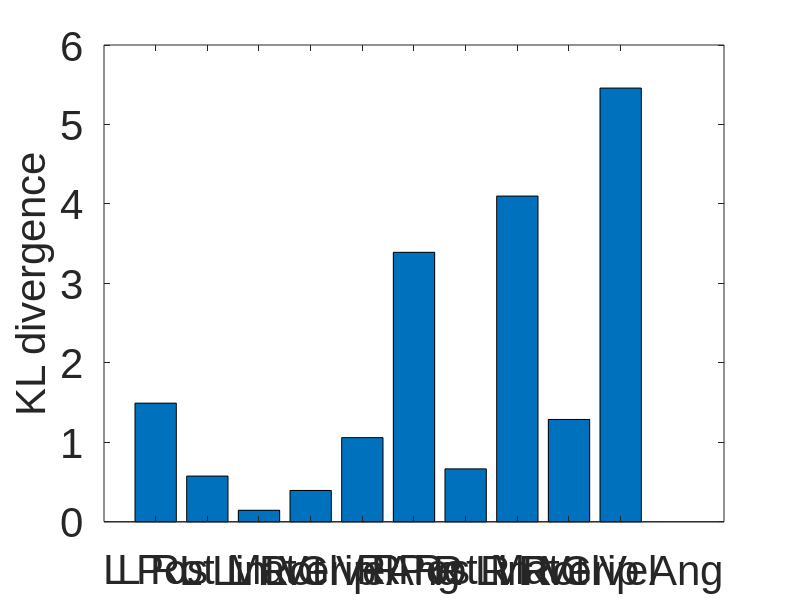

The MATLAB source for this figure: (Note: this script raises an error after producing the figure.)
% Kay Hutchinson 2/16/2021
% Executional Error Analysis of JIGSAWS dataset - suturing

% -------------------------------------------------------------------------
% DATA --------------------------------------------------------------------
% Create the *.mat file containing kinematic data, subject, and label
% Only need to run once,                    creates "all_data_suturing.mat"
%{
% organized by gesture where each gesture is a 1x3 cell
% containing the kinematic data, the subject, and a nor/err label

% directories
transcriptionDir = 'C:\Users\Student\Documents\UVA Files\Grad\Research\JIGSAWS Dataset\Suturing\Suturing\transcriptions';
kinematicDir = 'C:\Users\Student\Documents\UVA Files\Grad\Research\JIGSAWS Dataset\Suturing\Suturing\kinematics\AllGestures';
labelDir = 'C:\Users\Student\Documents\UVA Files\Grad\Research\IJCARS Paper\Consensus_error_labels_suturing';

% gets all csv files in struct
labelFiles = dir(fullfile(labelDir,'*.csv')); %gets all csv files in struct

% gesture cell arrays
G1 = cell(1, 3);  G1i = 1;      G2 = cell(1, 3);  G2i = 1;      G3 = cell(1, 3);  G3i = 1;
G4 = cell(1, 3);  G4i = 1;      G5 = cell(1, 3);  G5i = 1;      G6 = cell(1, 3);  G6i = 1;
G7 = cell(1, 3);  G7i = 1;      G8 = cell(1, 3);  G8i = 1;      G9 = cell(1, 3);  G9i = 1;
G10 = cell(1, 3);  G10i = 1;    G11 = cell(1, 3);  G11i = 1;    G12 = cell(1, 3);  G12i = 1;
G13 = cell(1, 3);  G13i = 1;    G14 = cell(1, 3);  G14i = 1;    G15 = cell(1, 3);  G15i = 1;

% for each gesture
for k = 1:length(labelFiles)
  baseFileName = labelFiles(k).name;
  gesture = split(baseFileName, "_");
  gesture = gesture{3}(1:2);
  
  fulllabelFileName = fullfile(labelDir, baseFileName);
  fprintf(1, 'Now reading %s\n', fulllabelFileName);
  
  fid=fopen(fulllabelFileName,'r');
  fgetl(fid);
  while(~feof(fid))
      % read line
      temp = fgetl(fid);
      row = strsplit(temp, ",");
      row2 = strsplit(row{2}, "/");
      data = row{2};
      endIndexes = regexp(row2{10}, "_");
      endIndex = endIndexes(2)-1;
      
      % use subject and trial to find kinematic file
      kinematicFileName = row2{10}(1:endIndex) + ".txt";
      fullkinematicFileName = fullfile(kinematicDir, kinematicFileName);
      kinematics = importdata(fullkinematicFileName);
      
      % extract task, subject, trial, and start and stop frames
      data = split(row2{10}, "_");
      task = data{1};
      subject = data{2}(1);
      trial = data{2}(2:4);
      startFrame = str2double(data{3});
      stopFrame = split(data{4}, ".");
      stopFrame = str2double(stopFrame(1));
      
      if row{3} == '1'
          label = 'err';
      else
          label = 'nor';
      end
      
      % fill in cell arrays for each gesture
      if gesture == "G1"
          G1{G1i,1} = kinematics(startFrame:stopFrame, :);
          G1{G1i,2} = subject;
          G1{G1i,3} = label;
          G1i = G1i+1;
      end
      if gesture == "G2"
          G2{G2i,1} = kinematics(startFrame:stopFrame, :);
          G2{G2i,2} = subject;
          G2{G2i,3} = label;
          G2i = G2i+1;
      end
      if gesture == "G3"
          G3{G3i,1} = kinematics(startFrame:stopFrame, :);
          G3{G3i,2} = subject;
          G3{G3i,3} = label;
          G3i = G3i+1;
      end
      if gesture == "G4"
          G4{G4i,1} = kinematics(startFrame:stopFrame, :);
          G4{G4i,2} = subject;
          G4{G4i,3} = label;
          G4i = G4i+1;
      end
      if gesture == "G5"
          G5{G5i,1} = kinematics(startFrame:stopFrame, :);
          G5{G5i,2} = subject;
          G5{G5i,3} = label;
          G5i = G5i+1;
      end
      if gesture == "G6"
          G6{G6i,1} = kinematics(startFrame:stopFrame, :);
          G6{G6i,2} = subject;
          G6{G6i,3} = label;
          G6i = G6i+1;
      end
      if gesture == "G7"
          G7{G7i,1} = kinematics(startFrame:stopFrame, :);
          G7{G7i,2} = subject;
          G7{G7i,3} = label;
          G7i = G7i+1;
      end
      if gesture == "G8"
          G8{G8i,1} = kinematics(startFrame:stopFrame, :);
          G8{G8i,2} = subject;
          G8{G8i,3} = label;
          G8i = G8i+1;
      end
      if gesture == "G9"
          G9{G9i,1} = kinematics(startFrame:stopFrame, :);
          G9{G9i,2} = subject;
          G9{G9i,3} = label;
          G9i = G9i+1;
      end
      if gesture == "G10"
          G10{G10i,1} = kinematics(startFrame:stopFrame, :);
          G10{G10i,2} = subject;
          G10{G10i,3} = label;
          G10i = G10i+1;
      end
      if gesture == "G11"
          G11{G11i,1} = kinematics(startFrame:stopFrame, :);
          G11{G11i,2} = subject;
          G11{G11i,3} = label;
          G11i = G11i+1;
      end
      if gesture == "G12"
          G12{G12i,1} = kinematics(startFrame:stopFrame, :);
          G12{G12i,2} = subject;
          G12{G12i,3} = label;
          G12i = G12i+1;
      end
      if gesture == "G13"
          G13{G13i,1} = kinematics(startFrame:stopFrame, :);
          G13{G13i,2} = subject;
          G13{G13i,3} = label;
          G13i = G13i+1;
      end
      if gesture == "G14"
          G14{G14i,1} = kinematics(startFrame:stopFrame, :);
          G14{G14i,2} = subject;
          G14{G14i,3} = label;
          G14i = G14i+1;
      end
      if gesture == "G15"
          G15{G15i,1} = kinematics(startFrame:stopFrame, :);
          G15{G15i,2} = subject;
          G15{G15i,3} = label;
          G15i = G15i+1;
      end
      
      
  end
  
  fclose(fid);
  fprintf(1, 'Finished gesture %s\n', gesture);
  
end

% save as .mat file
save("all_data_suturing.mat", "G1", "G2", "G3", "G4", "G5", "G6", "G7", "G8", "G9", "G10", "G11", "G12", "G13", "G14", "G15")
%}
% -------------------------------------------------------------------------


% -------------------------------------------------------------------------
% DTW ---------------------------------------------------------------------
% Create *.mat file containing dtw for each gesture
% Only need to run once,                creates "all_data_suturing_dtw.mat"
%{
% Load *.mat file of all task data
all_data = load("all_data_suturing.mat");

G_all=cell(1,8);
G_all{1}=all_data.G1; G_all{2}=all_data.G2; G_all{3}=all_data.G3;
G_all{4}=all_data.G4; G_all{5}=all_data.G5; G_all{6}=all_data.G6;
G_all{7}=all_data.G8; G_all{8}=all_data.G9; 

% DTW multivariate
G_all_dtw_m=multivariDTW(G_all);
save('all_data_suturing_dtw.mat','G_all_dtw_m');
%}
% -------------------------------------------------------------------------


% -------------------------------------------------------------------------
% KL ----------------------------------------------------------------------
% Analyze data
% Create *.mat file containing KL divergences
% Only need to run once,                          creates "KL_suturing.mat"
%{
% Load .mat file with dtw data
all_data_dtw = load("all_data_suturing_dtw.mat");
% KL divergence
relt_etrpy_m_G=GestureEntropy(all_data_dtw.G_all_dtw_m);
save('KL_suturing.mat','relt_etrpy_m_G')
%}
% -------------------------------------------------------------------------


% -------------------------------------------------------------------------
% PLOTS -------------------------------------------------------------------
% Make KL div plots
%{
a = load('KL_suturing.mat');
relt_etrpy_m_G = a.relt_etrpy_m_G;
Gestures=[  "G1: Reaching for needle with right hand",
            "G2: Positioning needle",
            "G3: Pushing needle through tissue",
            "G4: Transferring needle from left to right",
            "G5: Moving to center with needle in grip",
            "G6: Pulling suture with left hand",
            "G8: Orienting needle",
            "G9: Using right hand to help tighten suture"];
max_G_suture=[];
for i=1:8
    val=relt_etrpy_m_G{i};
    max_G_suture=[max_G_suture max(val)];
end

for f=1:8
    figure;
    y = [relt_etrpy_m_G{f}(1) relt_etrpy_m_G{f}(16); relt_etrpy_m_G{f}(2) relt_etrpy_m_G{f}(17); relt_etrpy_m_G{f}(3) relt_etrpy_m_G{f}(18); relt_etrpy_m_G{f}(4) relt_etrpy_m_G{f}(19); relt_etrpy_m_G{f}(5) relt_etrpy_m_G{f}(20); relt_etrpy_m_G{f}(6) relt_etrpy_m_G{f}(11); relt_etrpy_m_G{f}(7) relt_etrpy_m_G{f}(12); relt_etrpy_m_G{f}(8) relt_etrpy_m_G{f}(13); relt_etrpy_m_G{f}(9) relt_etrpy_m_G{f}(14); relt_etrpy_m_G{f}(10) relt_etrpy_m_G{f}(15)];
    b = bar(1:10, y);
    xticks([1:10]);
    xticklabels({   'L Pos',
                    'L Rot Mat',
                    'L Lin Vel',
                    'L Rot Vel',
                    'L Gripper Ang',
                    'R Pos',
                    'R Rot Mat',
                    'R Lin Vel',
                    'R Rot Vel',
                    'R Gripper Ang'});
    xtickangle(45);
    %xlim([0 21]);
    xlim([0 11]);
    % Legend
    set(b, {'DisplayName'}, {'MTM','PSM'}')
    legend() 

    title(["Suturing", Gestures(f),"dtw:(errnor vs. nornor)"]);
    xlabel("Parameter")
    ylabel("KL divergence")
end
%}

myfontsize = 30;
a = load('KL_suturing.mat');
relt_etrpy_m_G = a.relt_etrpy_m_G;
Gestures=[  "G1: Reaching for needle with right hand",
            "G2: Positioning needle",
            "G3: Pushing needle through tissue",
            "G4: Transferring needle from left to right",
            "G5: Moving to center with needle in grip",
            "G6: Pulling suture with left hand",
            "G8: Orienting needle",
            "G9: Using right hand to help tighten suture"];

for f=[1, 2, 3, 6, 7] % 2, 3, 7(G8) need 'YLim', [0 12], % 1, 6
    gind = [1, 2, 3, 4, 5, 6, 8, 9];
    fig=figure('Position', [10, 10, 900, 900]);
    y = [relt_etrpy_m_G{f}(16); relt_etrpy_m_G{f}(17); relt_etrpy_m_G{f}(18); relt_etrpy_m_G{f}(19); relt_etrpy_m_G{f}(20); relt_etrpy_m_G{f}(11); relt_etrpy_m_G{f}(12); relt_etrpy_m_G{f}(13); relt_etrpy_m_G{f}(14); relt_etrpy_m_G{f}(15)];
    b = bar(1:10, y);
    xticks([1:10]);
    xticklabels({   'L Pos',
                    'L Rot Mat',
                    'L Lin Vel',
                    'L Rot Vel',
                    'L Grip Ang',
                    'R Pos',
                    'R Rot Mat',
                    'R Lin Vel',
                    'R Rot Vel',
                    'R Grip Ang'});
    xtickangle(45);
    %xlim([0 21]);
    %xlim([0 11]);
    % Legend
    %set(b, {'DisplayName'}, {'PSM'}')
    %legend() 
    
    % set tick labels
    set(gca,'FontWeight', 'normal', 'FontName', 'Arial', 'FontSize', myfontsize);
    
    if f == 2
        set(gca, 'YLim', [0 12],'FontWeight', 'normal', 'FontName', 'Arial', 'FontSize', myfontsize);
    elseif f == 3
        set(gca, 'YLim', [0 8],'FontWeight', 'normal', 'FontName', 'Arial', 'FontSize', myfontsize);
    elseif f == 7
        %myfontsize=myfontsize*(4/3);
        set(gca, 'YLim', [0 7],'FontWeight', 'normal', 'FontName', 'Arial', 'FontSize', myfontsize);
    else
        set(gca,'FontWeight', 'normal', 'FontName', 'Arial', 'FontSize', myfontsize);
    end
            
        
    %title(["Suturing", Gestures(f)], 'FontWeight', 'normal', 'FontName', 'Arial', 'FontSize', myfontsize); %,"dtw:(errnor vs. nornor)"]);
    %xlabel("Parameter", 'FontWeight', 'normal', 'FontName', 'Arial', 'FontSize', myfontsize);
    ylabel("KL divergence", 'FontWeight', 'normal', 'FontName', 'Arial', 'FontSize', myfontsize);
    
    figname='S_G'+string(gind(f))+'_KLD.pdf';
    print(gcf, '-dpdf', '-bestfit', figname);
end




% -------------------------------------------------------------------------

